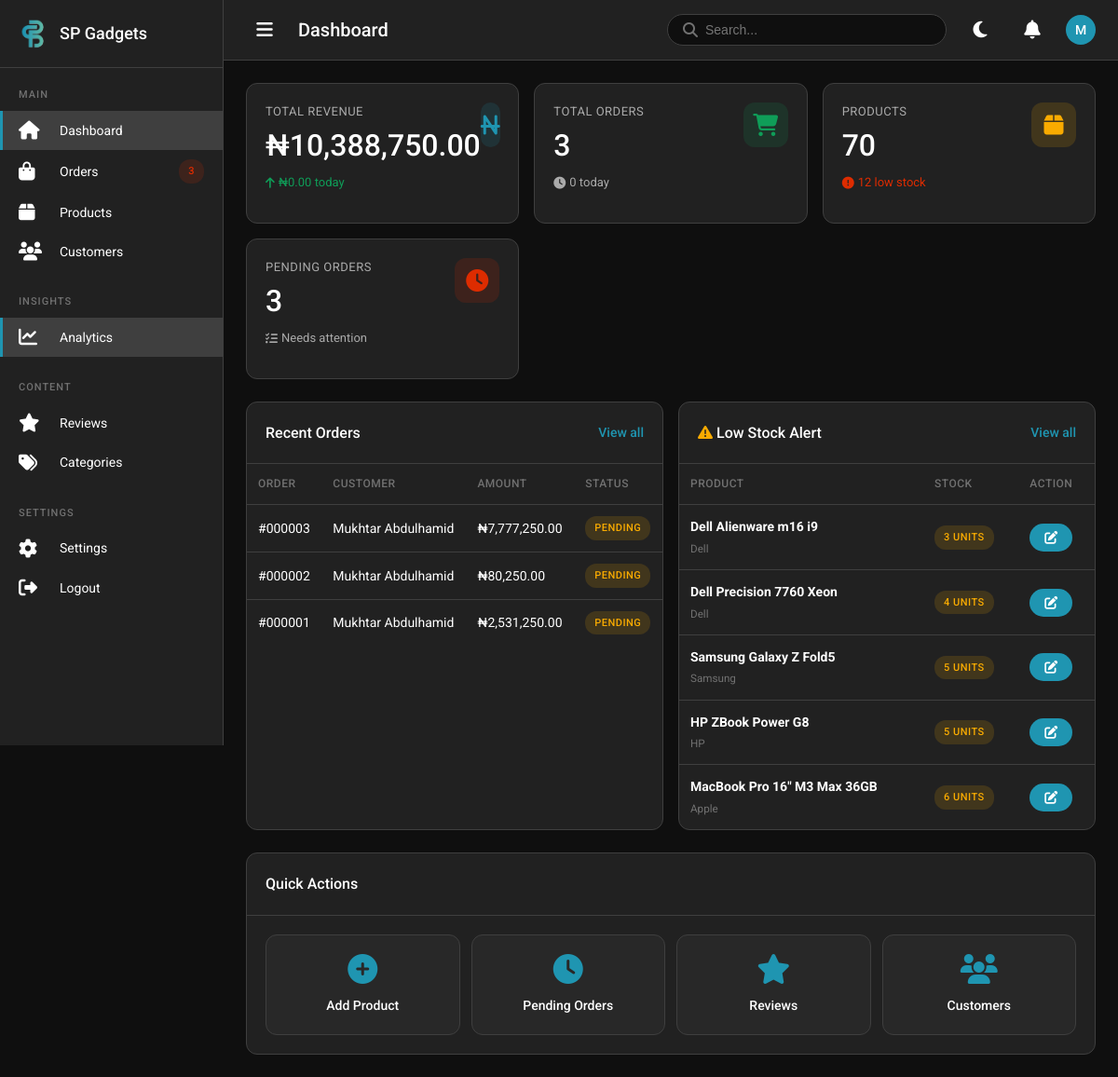
Page /admin/index.php (signed in) on the committed database.
### tables this page shows
CREATE TABLE `orders` (
  `id` int(11) NOT NULL,
  `order_number` varchar(20) NOT NULL,
  `customer_name` varchar(255) NOT NULL,
  `customer_email` varchar(255) NOT NULL,
  `customer_phone` varchar(50) NOT NULL,
  `shipping_address` text NOT NULL,
  `city` varchar(100) NOT NULL,
  `state` varchar(100) NOT NULL,
  `payment_method` varchar(50) NOT NULL,
  `subtotal` decimal(10,2) NOT NULL,
  `shipping_fee` decimal(10,2) DEFAULT 0.00,
  `tax` decimal(10,2) DEFAULT 0.00,
  `total_amount` decimal(10,2) NOT NULL,
  `order_status` enum('pending','processing','shipped','delivered','cancelled') DEFAULT 'pending',
  `payment_status` enum('pending','paid','failed') DEFAULT 'pending',
  `order_notes` text DEFAULT NULL,
  `created_at` timestamp NOT NULL DEFAULT current_timestamp(),
  `updated_at` timestamp NOT NULL DEFAULT current_timestamp() ON UPDATE current_timestamp()
);

CREATE TABLE `products` (
  `id` int(11) NOT NULL,
  `name` varchar(255) NOT NULL,
  `brand` varchar(100) NOT NULL,
  `category` varchar(50) NOT NULL,
  `description` text DEFAULT NULL,
  `price` decimal(10,2) NOT NULL,
  `item_condition` enum('new','used','refurbished') NOT NULL DEFAULT 'new',
  `image` varchar(255) NOT NULL,
  `stock_quantity` int(11) NOT NULL DEFAULT 0,
  `low_stock_threshold` int(11) DEFAULT 10,
  `average_rating` decimal(2,1) DEFAULT 0.0,
  `review_count` int(11) DEFAULT 0,
  `created_at` timestamp NOT NULL DEFAULT current_timestamp()
);

### admin/index.php (the view, shortened to what the rows shown need)
<?php
try {
    $pdo = connectDB();
    $stmt = $pdo->query('SELECT o.*, COUNT(oi.id) as item_count
                         FROM orders o
                         LEFT JOIN order_items oi ON o.id = oi.order_id
                         GROUP BY o.id
                         ORDER BY o.created_at DESC
                         LIMIT 5');
    $recentOrders = $stmt->fetchAll(PDO::FETCH_ASSOC);
    $stmt = $pdo->query('SELECT * FROM products WHERE stock_quantity < 10 ORDER BY stock_quantity ASC LIMIT 5');
    $lowStockProducts = $stmt->fetchAll(PDO::FETCH_ASSOC);
} catch (Exception $e) {
    error_log("Dashboard error: " . $e->getMessage());
}
?>
<!DOCTYPE html>
<html lang="en">
<head>
    <link rel="stylesheet" href="https://cdnjs.cloudflare.com/ajax/libs/font-awesome/6.5.1/css/all.min.css">
</head>
<body>
    <div class="admin-container">
        <main class="main-content">
            <header class="top-bar">
                <div class="top-bar-left">
                    <h1 class="page-title">Dashboard</h1>
                </div>
            </header>
            <div class="content-area">
                <div class="content-grid">
                    <div class="card">
                        <div class="table-wrapper">
                            <table>
                                <thead>
                                    <tr>
                                        <th>Order</th>
                                        <th>Customer</th>
                                        <th>Amount</th>
                                        <th>Status</th>
                                    </tr>
                                </thead>
                                <tbody>
                                    <?php if (empty($recentOrders)): ?>
                                        <tr>
                                            <td colspan="4">
                                                <div class="empty-state">
                                                    <i class="fas fa-inbox"></i>
                                                    <p>No orders yet</p>
                                                </div>
                                            </td>
                                        </tr>
                                    <?php else: ?>
                                        <?php foreach ($recentOrders as $order): ?>
                                            <tr onclick="window.location.href='order-details.php?id=<?php echo $order['id']; ?>'">
                                                <td>#<?php echo str_pad($order['id'], 6, '0', STR_PAD_LEFT); ?></td>
                                                <td><?php echo htmlspecialchars($order['customer_name']); ?></td>
                                                <td>₦<?php echo number_format($order['total_amount'], 2); ?></td>
                                                <td>
                                                    <?php
                                                    $statusClass = 'info';
                                                    if ($order['order_status'] == 'pending') $statusClass = 'warning';
                                                    ?>
                                                    <span class="badge badge-<?php echo $statusClass; ?>">
                                                        <?php echo ucfirst($order['order_status']); ?>
                                                    </span>
                                                </td>
                                            </tr>
                                        <?php endforeach; ?>
                                    <?php endif; ?>
                                </tbody>
                            </table>
                        </div>
                    </div>
                    <div class="card">
                        <div class="table-wrapper">
                            <table>
                                <thead>
                                    <tr>
                                        <th>Product</th>
                                        <th>Stock</th>
                                        <th>Action</th>
                                    </tr>
                                </thead>
                                <tbody>
                                    <?php if (empty($lowStockProducts)): ?>
                                        <tr>
                                            <td colspan="3">
                                                <div class="empty-state">
                                                    <i class="fas fa-check-circle"></i>
                                                    <p>All products well stocked</p>
                                                </div>
                                            </td>
                                        </tr>
                                    <?php else: ?>
                                        <?php foreach ($lowStockProducts as $product): ?>
                                            <tr>
                                                <td>
                                                    <strong><?php echo htmlspecialchars($product['name']); ?></strong><br>
                                                    <small style="color: var(--text-tertiary);"><?php echo htmlspecialchars($product['brand']); ?></small>
                                                </td>
                                                <td>
                                                    <span class="badge <?php echo $product['stock_quantity'] == 0 ? 'badge-error' : 'badge-warning'; ?>">
                                                        <?php echo $product['stock_quantity']; ?> units
                                                    </span>
                                                </td>
                                                <td>
                                                    <a href="edit-product.php?id=<?php echo $product['id']; ?>" class="btn btn-primary">
                                                        <i class="fas fa-edit"></i>
                                                    </a>
                                                </td>
                                            </tr>
                                        <?php endforeach; ?>
                                    <?php endif; ?>
                                </tbody>
                            </table>
                        </div>
                    </div>
                </div>
            </div>
        </main>
    </div>
</body>
</html>

### rows in the picture
orders: id "000003", customer_name "Mukhtar Abdulhamid", total_amount "7,777,250.00", order_status "PENDING"
orders: id "000002", customer_name "Mukhtar Abdulhamid", total_amount "80,250.00", order_status "PENDING"
orders: id "000001", customer_name "Mukhtar Abdulhamid", total_amount "2,531,250.00", order_status "PENDING"
products: name "Dell Alienware m16 i9", brand "Dell", stock_quantity "3"
products: name "Dell Precision 7760 Xeon", brand "Dell", stock_quantity "4"
products: name "Samsung Galaxy Z Fold5", brand "Samsung", stock_quantity "5"
products: name "HP ZBook Power G8", brand "HP", stock_quantity "5"
products: name "MacBook Pro 16\" M3 Max 36GB", brand "Apple", stock_quantity "6"

### other values in the picture
$pendingOrders "3"
substr($_SESSION['admin_username'] ?? 'A', 0, 1) "M"
$totalRevenue "10,388,750.00"
$todayRevenue "0.00"
$totalOrders "3"
$todayOrders "0"
$totalProducts "70"
$lowStockCount "12"
